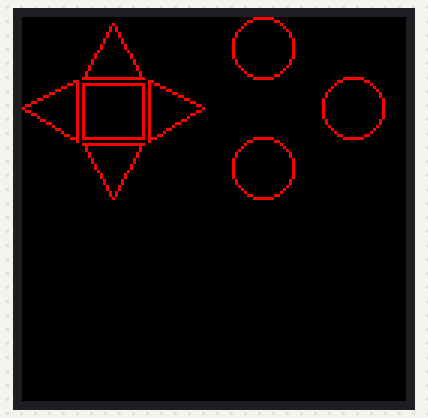
Simulated run of this program. Board: Raspberry Pi (BCM pin numbers). Shown: 128×128 colour display. Library files of the repository ran but are not shown: LCD_1in44.py.

Above: at 0.8 s.

The program:

demo_LCD_screen.py
```python
# -*- coding:utf-8 -*-
import LCD_1in44

import RPi.GPIO as GPIO

from PIL import Image, ImageDraw

KEY_UP_PIN     = 6
KEY_DOWN_PIN   = 19
KEY_LEFT_PIN   = 5
KEY_RIGHT_PIN  = 26
KEY_PRESS_PIN  = 13
KEY1_PIN       = 21
KEY2_PIN       = 20
KEY3_PIN       = 16

#init GPIO
GPIO.setmode(GPIO.BCM)
GPIO.cleanup()
GPIO.setup(KEY_UP_PIN,      GPIO.IN, pull_up_down=GPIO.PUD_UP)    # Input with pull-up
GPIO.setup(KEY_DOWN_PIN,    GPIO.IN, pull_up_down=GPIO.PUD_UP)  # Input with pull-up
GPIO.setup(KEY_LEFT_PIN,    GPIO.IN, pull_up_down=GPIO.PUD_UP)  # Input with pull-up
GPIO.setup(KEY_RIGHT_PIN,   GPIO.IN, pull_up_down=GPIO.PUD_UP) # Input with pull-up
GPIO.setup(KEY_PRESS_PIN,   GPIO.IN, pull_up_down=GPIO.PUD_UP) # Input with pull-up
GPIO.setup(KEY1_PIN,        GPIO.IN, pull_up_down=GPIO.PUD_UP)      # Input with pull-up
GPIO.setup(KEY2_PIN,        GPIO.IN, pull_up_down=GPIO.PUD_UP)      # Input with pull-up
GPIO.setup(KEY3_PIN,        GPIO.IN, pull_up_down=GPIO.PUD_UP)      # Input with pull-up

# 240x240 display with hardware SPI:
disp = LCD_1in44.LCD()
Lcd_ScanDir = LCD_1in44.SCAN_DIR_DFT  #SCAN_DIR_DFT = D2U_L2R
disp.LCD_Init(Lcd_ScanDir)
disp.LCD_Clear()

# Create blank image for drawing.
# Make sure to create image with mode '1' for 1-bit color.
width = 128
height = 128
image = Image.new('RGB', (width, height))

# Get drawing object to draw on image.
draw = ImageDraw.Draw(image)

# Draw a black filled box to clear the image.
draw.rectangle((0,0,width,height), outline=0, fill=0)
disp.LCD_ShowImage(image,0,0)

# try:
while 1:
    # with canvas(device) as draw:
    if GPIO.input(KEY_UP_PIN) == 0: # button is released
        draw.polygon([(20, 20), (30, 2), (40, 20)], outline=255, fill=0xff00)  #Up
        print("Up")
    else: # button is pressed:
        draw.polygon([(20, 20), (30, 2), (40, 20)], outline=255, fill=0)  #Up filled

    if GPIO.input(KEY_LEFT_PIN) == 0: # button is released
        draw.polygon([(0, 30), (18, 21), (18, 41)], outline=255, fill=0xff00)  #left
        print("left")
    else: # button is pressed:
        draw.polygon([(0, 30), (18, 21), (18, 41)], outline=255, fill=0)  #left filled

    if GPIO.input(KEY_RIGHT_PIN) == 0: # button is released
        draw.polygon([(60, 30), (42, 21), (42, 41)], outline=255, fill=0xff00) #right
        print("right")
    else: # button is pressed:
        draw.polygon([(60, 30), (42, 21), (42, 41)], outline=255, fill=0) #right filled

    if GPIO.input(KEY_DOWN_PIN) == 0: # button is released
        draw.polygon([(30, 60), (40, 42), (20, 42)], outline=255, fill=0xff00) #down
        print("down")
    else: # button is pressed:
        draw.polygon([(30, 60), (40, 42), (20, 42)], outline=255, fill=0) #down filled

    if GPIO.input(KEY_PRESS_PIN) == 0: # button is released
        draw.rectangle((20, 22,40,40), outline=255, fill=0xff00) #center
        print("center")
    else: # button is pressed:
        draw.rectangle((20, 22,40,40), outline=255, fill=0) #center filled

    if GPIO.input(KEY1_PIN) == 0: # button is released
        draw.ellipse((70,0,90,20), outline=255, fill=0xff00) #A button
        print("KEY1")
    else: # button is pressed:
        draw.ellipse((70,0,90,20), outline=255, fill=0) #A button filled

    if GPIO.input(KEY2_PIN) == 0: # button is released
        draw.ellipse((100,20,120,40), outline=255, fill=0xff00) #B button]
        print("KEY2")
    else: # button is pressed:
        draw.ellipse((100,20,120,40), outline=255, fill=0) #B button filled

    if GPIO.input(KEY3_PIN) == 0: # button is released
        draw.ellipse((70,40,90,60), outline=255, fill=0xff00) #A button
        print("KEY3")
    else: # button is pressed:
        draw.ellipse((70,40,90,60), outline=255, fill=0) #A button filled
    disp.LCD_ShowImage(image,0,0)
# except:
	# print("except")
    # GPIO.cleanup()
```
